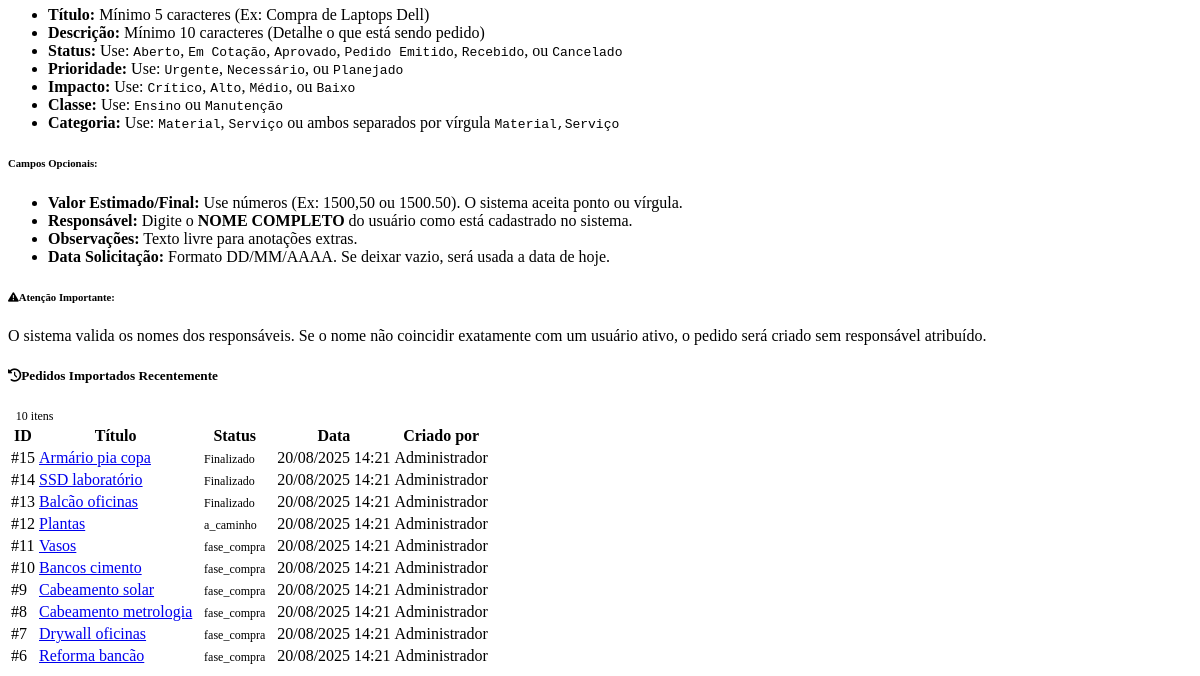
The page /bulk-import (signed in, lower part) on the database as committed earlier.
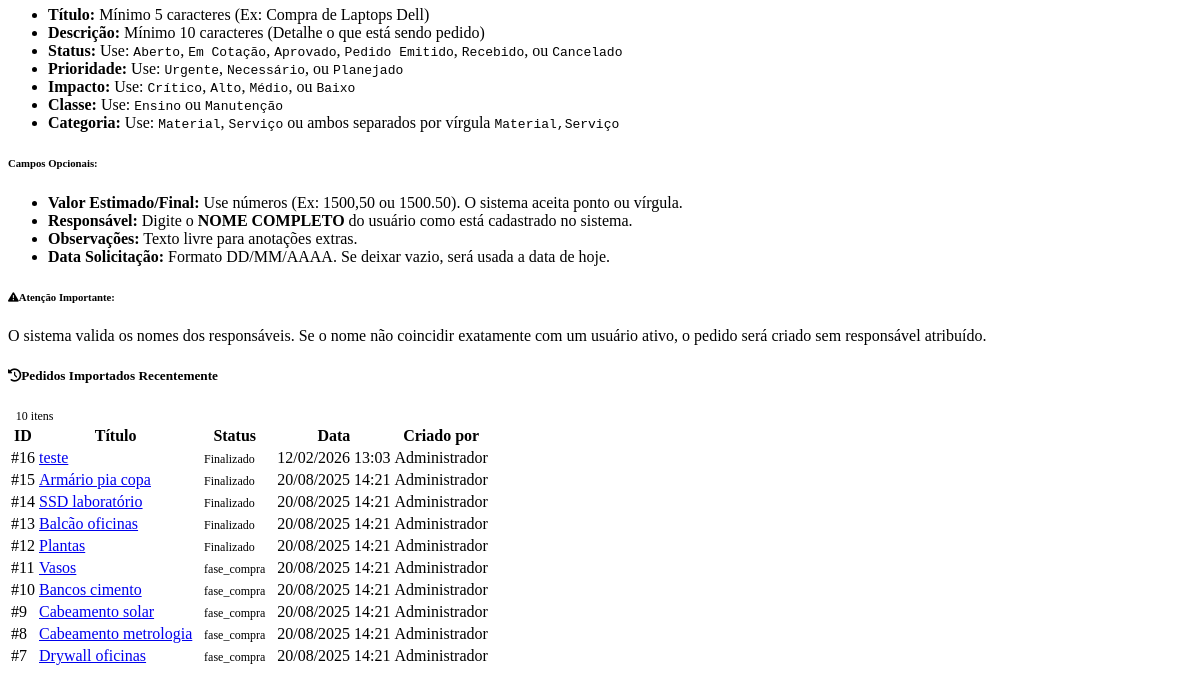
The same page on the database as committed later.
### models.py (models this page shows, shortened)
class AcquisitionRequest(db.Model):
    id = db.Column(db.Integer, primary_key=True)
    title = db.Column(db.String(200), nullable=False)
    description = db.Column(db.Text, nullable=False)
    status = db.Column(db.String(50), nullable=False, default='aberto')
    observations = db.Column(db.Text)
    priority = db.Column(db.String(20)) # urgente, necessario, planejado
    impact = db.Column(db.String(50)) # critico, alto, medio, baixo
    estimated_value = db.Column(db.Numeric(10, 2))  # Valor estimado para fase de orçamento
    final_value = db.Column(db.Numeric(10, 2))      # Valor final para fase de compra/entrega
    request_date = db.Column(db.Date, nullable=False, default=date.today)
    delivery_deadline = db.Column(db.Date)  # Prazo de entrega (opcional)
    deadline_alert_sent = db.Column(db.Boolean, default=False, nullable=False)  # Flag para controlar envio de alerta
    classe = db.Column(db.String(50), nullable=False, default='ensino')  # Ensino ou Manutenção
    categoria = db.Column(db.String(100), nullable=False, default='material')  # Serviço ou Material (podem ser múltiplas separadas por vírgula)
    created_at = db.Column(db.DateTime, default=datetime.utcnow)
    updated_at = db.Column(db.DateTime, default=datetime.utcnow, onupdate=datetime.utcnow)
    created_by_id = db.Column(db.Integer, db.ForeignKey('user.id'), nullable=False)
    responsible_id = db.Column(db.Integer, db.ForeignKey('user.id'))
    attachments = db.relationship('Attachment', backref='request', lazy='dynamic', cascade='all, delete-orphan')
    status_changes = db.relationship('StatusChange', backref='request', lazy='dynamic', cascade='all, delete-orphan')
    STATUS_CHOICES = [
        ('aberto', 'Aberto'),
        ('em_cotacao', 'Em Cotação'),
        ('aprovado', 'Aprovado'),
        ('pedido_emitido', 'Pedido Emitido'),
        ('recebido', 'Recebido'),
        ('finalizado', 'Finalizado'),
        ('cancelado', 'Cancelado')
    ]
    PRIORITY_CHOICES = [
        ('urgente', 'Urgente'),
        ('necessario', 'Necessário'),
        ('planejado', 'Planejado')
    ]
    IMPACT_CHOICES = [
        ('critico', 'Crítico (Paralisa)'),
        ('alto', 'Alto (Atraso)'),
        ('medio', 'Médio'),
        ('baixo', 'Baixo')
    ]
    CLASSE_CHOICES = [
        ('ensino', 'Ensino'),
        ('manutencao', 'Manutenção'),
        ('administrativo', 'Administrativo')
    ]
    CATEGORIA_CHOICES = [
        ('material', 'Material'),
        ('servico', 'Serviço'),
        ('material,servico', 'Material e Serviço')
    ]
    def get_status_display(self):
        status_dict = dict(self.STATUS_CHOICES)
        return status_dict.get(self.status, self.status)

class User(UserMixin, db.Model):
    id = db.Column(db.Integer, primary_key=True)
    username = db.Column(db.String(64), unique=True, nullable=False)
    email = db.Column(db.String(120), unique=True, nullable=False)
    full_name = db.Column(db.String(120), nullable=False)
    password_hash = db.Column(db.String(256))
    needs_password_reset = db.Column(db.Boolean, default=False, nullable=False)
    is_admin = db.Column(db.Boolean, default=False, nullable=False)
    active = db.Column(db.Boolean, default=True, nullable=False)
    created_at = db.Column(db.DateTime, default=datetime.utcnow)
    @property
    def is_active(self):
        return self.active
    acquisition_requests = db.relationship('AcquisitionRequest', foreign_keys='AcquisitionRequest.created_by_id', backref='creator', lazy='dynamic')
    assigned_requests = db.relationship('AcquisitionRequest', foreign_keys='AcquisitionRequest.responsible_id', backref='responsible', lazy='dynamic')
    status_changes = db.relationship('StatusChange', backref='changed_by_user', lazy='dynamic')

### routes.py (the view)
@app.route('/bulk-import')
@login_required
def bulk_import_page():
    form = BulkImportForm()
    if current_user.is_admin:
        recent_requests = AcquisitionRequest.query.order_by(desc(AcquisitionRequest.created_at)).limit(10).all()
    else:
        recent_requests = AcquisitionRequest.query.filter_by(created_by_id=current_user.id).order_by(desc(AcquisitionRequest.created_at)).limit(10).all()
    return render_template('bulk_import.html', form=form, recent_requests=recent_requests)

### app.py (called while the page is built)
@login_manager.user_loader
def load_user(user_id):
    from models import User
    return User.query.get(int(user_id))

### templates/bulk_import.html (shortened to what this page needs)
{% extends "base.html" %}
{% block content %}
<div class="row justify-content-center">
    <div class="col-lg-10">
        <div class="card mt-4">
            <div class="card-body">
                <div class="row">
                    <div class="col-md-6">
                        <ul>
                            <li><strong>Título:</strong> Mínimo 5 caracteres (Ex: Compra de Laptops Dell)</li>
                            <li><strong>Descrição:</strong> Mínimo 10 caracteres (Detalhe o que está sendo pedido)</li>
                            <li><strong>Status:</strong> Use: <code>Aberto</code>, <code>Em Cotação</code>, <code>Aprovado</code>, <code>Pedido Emitido</code>, <code>Recebido</code>, ou <code>Cancelado</code></li>
                            <li><strong>Prioridade:</strong> Use: <code>Urgente</code>, <code>Necessário</code>, ou <code>Planejado</code></li>
                            <li><strong>Impacto:</strong> Use: <code>Crítico</code>, <code>Alto</code>, <code>Médio</code>, ou <code>Baixo</code></li>
                            <li><strong>Classe:</strong> Use: <code>Ensino</code> ou <code>Manutenção</code></li>
                            <li><strong>Categoria:</strong> Use: <code>Material</code>, <code>Serviço</code> ou ambos separados por vírgula <code>Material,Serviço</code></li>
                        </ul>
                    </div>
                    <div class="col-md-6">
                        <h6>Campos Opcionais:</h6>
                        <ul>
                            <li><strong>Valor Estimado/Final:</strong> Use números (Ex: 1500,50 ou 1500.50). O sistema aceita ponto ou vírgula.</li>
                            <li><strong>Responsável:</strong> Digite o <strong>NOME COMPLETO</strong> do usuário como está cadastrado no sistema.</li>
                            <li><strong>Observações:</strong> Texto livre para anotações extras.</li>
                            <li><strong>Data Solicitação:</strong> Formato DD/MM/AAAA. Se deixar vazio, será usada a data de hoje.</li>
                        </ul>
                        <div class="alert alert-warning mt-3">
                            <h6><i class="fas fa-exclamation-triangle me-2"></i>Atenção Importante:</h6>
                            <p class="small mb-0">O sistema valida os nomes dos responsáveis. Se o nome não coincidir exatamente com um usuário ativo, o pedido será criado sem responsável atribuído.</p>
                        </div>
                    </div>
                </div>
            </div>
        </div>
        {% if recent_requests %}
        <div class="card mt-4">
            <div class="card-header d-flex justify-content-between align-items-center">
                <h5 class="mb-0"><i class="fas fa-history me-2"></i>Pedidos Importados Recentemente</h5>
                <span class="badge bg-info">{{ recent_requests|length }} itens</span>
            </div>
            <div class="card-body p-0">
                <div class="table-responsive">
                    <table class="table table-hover mb-0">
                        <thead class="table-light">
                            <tr>
                                <th>ID</th>
                                <th>Título</th>
                                <th>Status</th>
                                <th>Data</th>
                                <th>Criado por</th>
                            </tr>
                        </thead>
                        <tbody>
                            {% for req in recent_requests %}
                            <tr>
                                <td>#{{ req.id }}</td>
                                <td><a href="{{ url_for('view_request', id=req.id) }}">{{ req.title }}</a></td>
                                <td>
                                    <span class="badge bg-secondary">{{ req.get_status_display() }}</span>
                                </td>
                                <td>{{ req.created_at.strftime('%d/%m/%Y %H:%M') }}</td>
                                <td>{{ req.creator.full_name }}</td>
                            </tr>
                            {% endfor %}
                        </tbody>
                    </table>
                </div>
            </div>
        </div>
        {% endif %}
    </div>
</div>
{% endblock %}

### templates/base.html (shortened to what this page needs)
<!DOCTYPE html>
<html lang="pt-BR" data-bs-theme="dark">
<head>
    <link href="https://cdn.replit.com/agent/bootstrap-agent-dark-theme.min.css" rel="stylesheet">
    <link rel="stylesheet" href="https://cdnjs.cloudflare.com/ajax/libs/font-awesome/6.4.0/css/all.min.css">
    <link rel="stylesheet" href="{{ url_for('static', filename='style.css') }}">
</head>
<body>
    <main class="container my-4">
        {% if error_message %}
            <div class="text-center">
                <h1 class="display-1">😔</h1>
                <h2>{{ error_message }}</h2>
                <a href="{{ url_for('dashboard') }}" class="btn btn-primary">
                    <i class="fas fa-home me-1"></i>Voltar ao Dashboard
                </a>
            </div>
        {% else %}
            {% block content %}{% endblock %}
        {% endif %}
    </main>
</body>
</html>

### static/style.css (style rules this page uses)
.badge { font-size: 0.75rem; padding: 0.35em 0.65em; }
.card { transition: box-shadow 0.15s ease-in-out; }
.alert { border: none; border-radius: var(--bs-border-radius-lg); }
.fade-in { animation: fadeIn 0.3s ease-in; }
.status-fase-compra { color: var(--bs-info); }
.status-finalizado { color: var(--bs-success); }

Rows that differ between the two databases and show on the page:
no longer on this page (row unchanged): AcquisitionRequest: id "6", title "Reforma bancão", status "fase_compra", created_at "20/08/2025 14:21", creator.full_name "Administrador"
added AcquisitionRequest: id "16", title "teste", status "Finalizado", created_at "12/02/2026 13:03", creator.full_name "Administrador"
changed AcquisitionRequest "Plantas": status "a_caminho" → "Finalizado"
